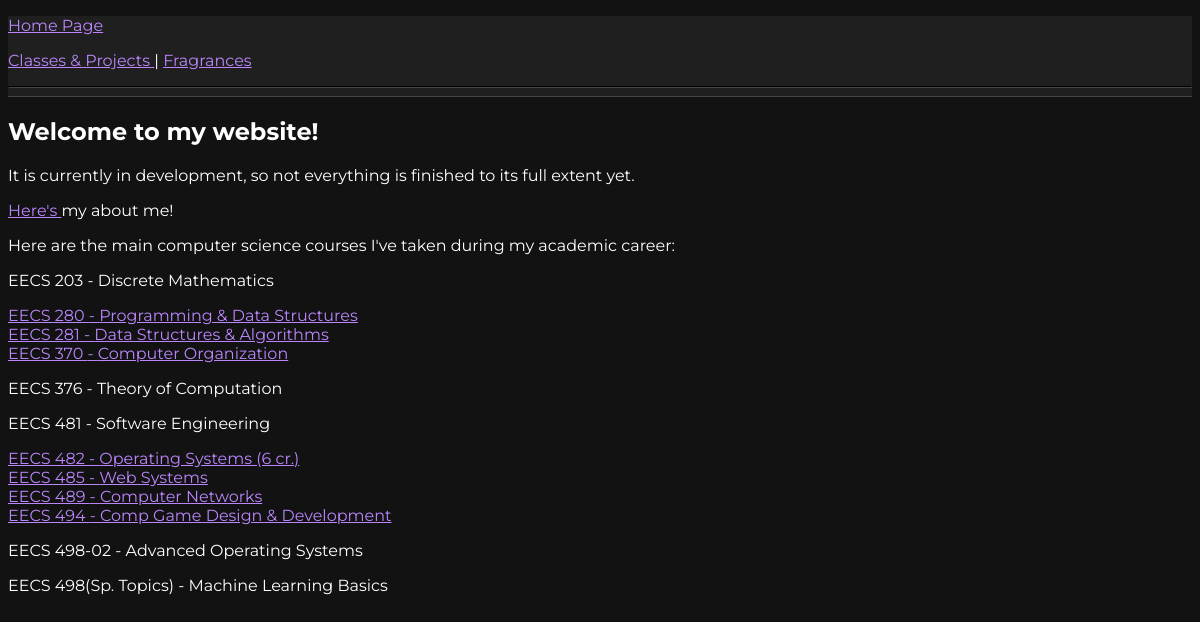
The page / on the database its author committed.
### tables this page shows
CREATE TABLE classes
(
    class_code VARCHAR(22) NOT NULL,
    class_name VARCHAR(80) NOT NULL,
    description VARCHAR(1024) NOT NULL,
    has_projects VARCHAR(1) NOT NULL,

	PRIMARY KEY(class_code)
);

### mywebsite/views/index.py (the view)
@mywebsite.app.route('/')
def show_index():
    connection = mywebsite.model.get_db()
    is_admin = False
    if 'username' in flask.session:
        is_admin = True
    cur = connection.execute(
        "SELECT class_code, class_name, has_projects "
        "FROM classes",
        ()
    )
    classes = cur.fetchall()
    context = {}
    context["is_admin"] = is_admin
    context["classes"] = classes
    return flask.render_template("index.html", **context)

### mywebsite/model.py (called while the page is built)
def dict_factory(cursor, row):
    return {col[0]: row[idx] for idx, col in enumerate(cursor.description)}

def get_db():
    if 'sqlite_db' not in flask.g:
        db_filename = mywebsite.app.config['DATABASE_FILENAME']
        flask.g.sqlite_db = sqlite3.connect(str(db_filename))
        flask.g.sqlite_db.row_factory = dict_factory
        flask.g.sqlite_db.execute("PRAGMA foreign_keys = ON")
    return flask.g.sqlite_db

### mywebsite/templates/index.html (shortened to what this page needs)
<!DOCTYPE html>
<html lang="en">
<head>
    <link rel="stylesheet" href="{{ url_for('static', filename='style.css') }}">
</head>
<body class="dark-mode">
    <nav>
        <div class="container">
            <p style="display: flex; align-items:center" >
                <a href="/"> Home Page </a>
            </p>
            <p>
                <a href="/classes/"> Classes & Projects </a>
                |
                <a href="/fragrances/"> Fragrances </a>
            </p>
        </div>
        <hr>
    </nav>
    <section>
        <h2>Welcome to my website!</h2>
        <p>It is currently in development, so not everything is finished to its full extent yet.</p>
        <p> <a href="/about/"> Here's </a>my about me!</p>
        <p>Here are the main computer science courses I've taken during my academic career: </p>
        {% for cl in classes %}
            {% if cl.has_projects == 'T' %}
            <div class="cl">
                <a href="/class/{{ cl.class_code }}/"> {{ cl.class_code }} - {{ cl.class_name }} </a>
            </div>
            {% elif cl.has_projects == 'F' %}
                <p> {{ cl.class_code }} - {{ cl.class_name }} </p>
            {% endif %}
        {% endfor %}
    </section>
</body>
</html>

### mywebsite/static/style.css (style rules this page uses)
body.dark-mode { background-color: #121212; color: #ffffff; font-family: 'Montserrat', sans-serif; }
header, nav { background-color: #1f1f1f; border-bottom: 1px solid #444444; }
a { color: #bb86fc; }
hr { border-color: #444444; }

### rows shown on the page
classes: class_code "EECS 203", class_name "Discrete Mathematics"
classes: class_code "EECS 280", class_name "Programming & Data Structures"
classes: class_code "EECS 281", class_name "Data Structures & Algorithms"
classes: class_code "EECS 370", class_name "Computer Organization"
classes: class_code "EECS 376", class_name "Theory of Computation"
classes: class_code "EECS 481", class_name "Software Engineering"
classes: class_code "EECS 482", class_name "Operating Systems (6 cr.)"
classes: class_code "EECS 485", class_name "Web Systems"
classes: class_code "EECS 489", class_name "Computer Networks"
classes: class_code "EECS 494", class_name "Comp Game Design & Development"
classes: class_code "EECS 498-02", class_name "Advanced Operating Systems"
classes: class_code "EECS 498(Sp. Topics)", class_name "Machine Learning Basics"
